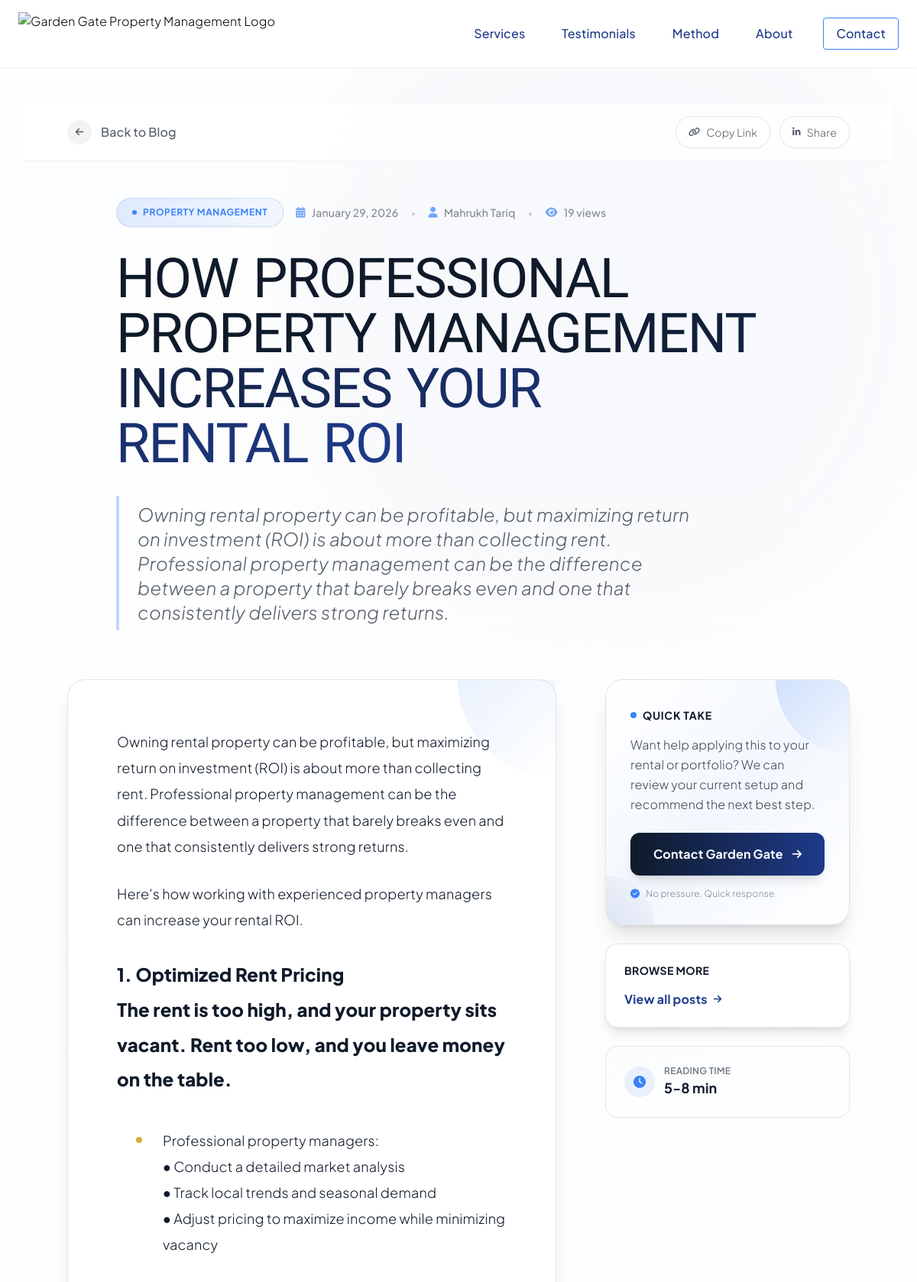
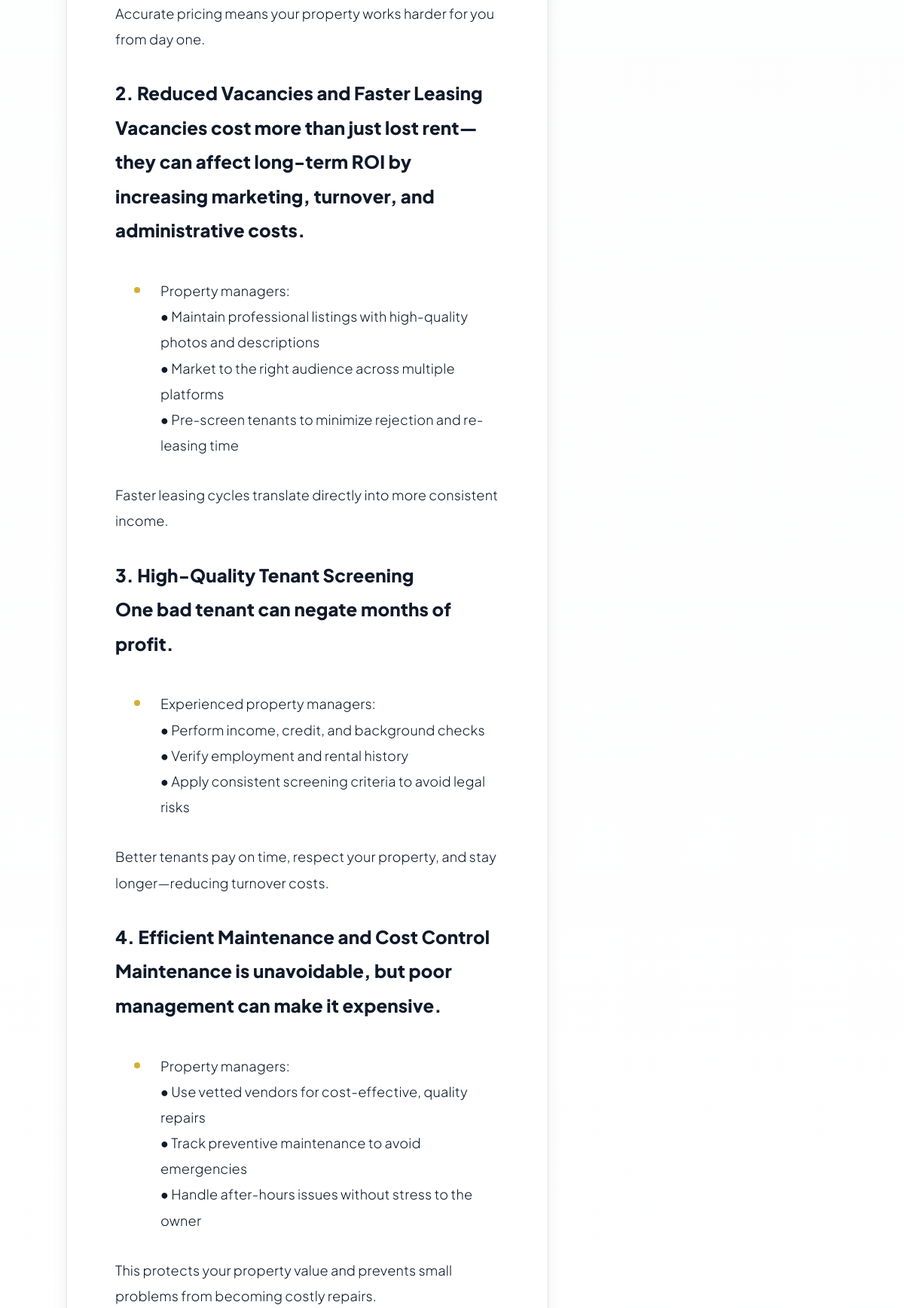
The app's page /blog/how-professional-property-management-increases-rental-roi/ (upper part) with its own data (2 pictures, top to bottom).
### myApp/models.py (models this page shows, shortened)
class BlogPost(models.Model):
    title = models.CharField(max_length=300, help_text="Blog post title")
    slug = models.SlugField(max_length=300, unique=True, help_text="URL-friendly version of title")
    excerpt = models.TextField(max_length=500, help_text="Short excerpt/preview text")
    content = models.TextField(help_text="Full blog post content")
    featured_image_url = models.URLField(blank=True, null=True, help_text="Featured image URL")
    featured_image_alt = models.CharField(max_length=200, blank=True, help_text="Featured image alt text")
    author_name = models.CharField(max_length=100, default="Mahrukh Tariq", help_text="Author name")
    published_date = models.DateTimeField(auto_now_add=True, help_text="Publication date")
    updated_date = models.DateTimeField(auto_now=True, help_text="Last update date")
    is_featured = models.BooleanField(default=False, help_text="Show in featured section")
    is_published = models.BooleanField(default=True, help_text="Published status")
    view_count = models.IntegerField(default=0, help_text="Number of views")
    order = models.IntegerField(default=0, help_text="Display order (lower numbers first)")
    class Meta:
        ordering = ['-published_date', 'order']
        verbose_name = "Blog Post"
        verbose_name_plural = "Blog Posts"

### myApp/views.py (the view)
# urls.py: path('blog/<slug:slug>/', views.blog_post_detail, name='blog_post_detail'),
def blog_post_detail(request, slug):
    post = get_object_or_404(BlogPost, slug=slug, is_published=True)
    post.view_count += 1
    post.save(update_fields=['view_count'])
    related_posts = BlogPost.objects.filter(is_published=True).exclude(id=post.id).order_by('-published_date')[:3]
    section_images = get_all_section_images()
    context = {
        'post': post,
        'related_posts': related_posts,
        'section_images': section_images,
    }
    return render(request, 'myApp/blog_post_detail.html', context)

### myApp/image_helpers.py (called while the page is built)
def get_all_section_images():
    sections = SectionImage.objects.all()
    result = {section.section_name: {
        'image_url': section.image_url or '',
        'image_alt': section.image_alt or '',
        'icon_url': section.icon_url or '',
        'background_image_url': section.background_image_url or '',
    } for section in sections}
    expected_sections = ['hero_background', 'hero_image', 'about_background', 'about_image', 'statistics_background']
    for section_name in expected_sections:
        if section_name not in result:
            result[section_name] = {
                'image_url': '',
                'image_alt': '',
                'icon_url': '',
                'background_image_url': '',
            }
    return result

### myApp/templates/myApp/blog_post_detail.html (shortened to what this page needs)
{% extends 'myApp/base.html' %}
{% block content %}
{% include 'myApp/partials/header.html' %}
<article class="relative min-h-screen bg-gradient-to-b from-warm-grey/40 via-white to-warm-grey/20">
  <div class="fixed inset-0 pointer-events-none overflow-hidden opacity-[0.02]">
    <div class="absolute top-0 right-0 w-[800px] h-[800px] bg-blue rounded-full blur-3xl"></div>
  </div>
  <div class="relative max-w-7xl mx-auto px-6 lg:px-8 pt-8 pb-24 lg:pt-12 lg:pb-32">
    <nav class="sticky top-0 z-50 mb-8 lg:mb-12 backdrop-blur-xl bg-white/80 border-b border-navy/5">
      <div class="max-w-5xl mx-auto flex items-center justify-between py-4">
        <a href="{% url 'home' %}#blog"
           class="group inline-flex items-center gap-3 text-navy/70 hover:text-navy transition-all duration-300 font-medium">
          <div class="w-8 h-8 rounded-full bg-navy/5 group-hover:bg-navy/10 flex items-center justify-center transition-all duration-300 group-hover:scale-110">
            <i class="fas fa-arrow-left text-xs"></i>
          </div>
          <span class="hidden sm:inline">Back to Blog</span>
        </a>
        <div class="flex items-center gap-3">
          <button
            onclick="navigator.clipboard.writeText('{{ request.build_absolute_uri }}'); this.innerHTML='<i class=\'fas fa-check text-xs\'></i> Copied'; setTimeout(() => this.innerHTML='<i class=\'fas fa-link text-xs\'></i> Copy', 2000);"
            class="group relative inline-flex items-center gap-2 rounded-full border border-navy/10 bg-white/80 backdrop-blur-sm px-4 py-2.5 text-sm text-navy/70 hover:text-navy hover:border-gold/30 hover:bg-gold/5 transition-all duration-300 shadow-sm hover:shadow-md">
            <i class="fas fa-link text-xs group-hover:scale-110 transition-transform"></i>
            <span class="hidden sm:inline">Copy Link</span>
          </button>
          <a href="https://www.linkedin.com/sharing/share-offsite/?url={{ request.build_absolute_uri }}"
             target="_blank"
             rel="noopener"
             class="group inline-flex items-center gap-2 rounded-full border border-navy/10 bg-white/80 backdrop-blur-sm px-4 py-2.5 text-sm text-navy/70 hover:text-navy hover:border-blue/30 hover:bg-blue/5 transition-all duration-300 shadow-sm hover:shadow-md">
            <i class="fab fa-linkedin-in text-xs group-hover:scale-110 transition-transform"></i>
            <span class="hidden sm:inline">Share</span>
          </a>
        </div>
      </div>
    </nav>
    <header class="max-w-4xl mx-auto mb-12 lg:mb-16 fade-in">
      <div class="flex items-center gap-4 mb-8">
        <span class="inline-flex items-center gap-2 rounded-full bg-gradient-to-r from-gold/15 via-gold/10 to-gold/5 border border-gold/20 text-gold px-5 py-2.5 text-xs font-bold uppercase tracking-wider shadow-sm">
          <span class="w-1.5 h-1.5 rounded-full bg-gold animate-pulse"></span>
          Property Management
        </span>
        <div class="flex items-center gap-4 text-sm text-navy/50">
          <span class="inline-flex items-center gap-2">
            <i class="fas fa-calendar-alt text-gold/70"></i>
            <span class="font-medium">{{ post.published_date|date:"F d, Y" }}</span>
          </span>
          <span class="text-navy/20">•</span>
          <span class="inline-flex items-center gap-2">
            <i class="fas fa-user text-gold/70"></i>
            <span class="font-medium">{{ post.author_name }}</span>
          </span>
          {% if post.view_count > 0 %}
          <span class="text-navy/20">•</span>
          <span class="inline-flex items-center gap-2">
            <i class="fas fa-eye text-gold/70"></i>
            <span class="font-medium">{{ post.view_count }} view{{ post.view_count|pluralize }}</span>
          </span>
          {% endif %}
        </div>
      </div>
      <h1 class="text-5xl md:text-6xl lg:text-7xl font-display font-normal text-navy leading-[1.1] tracking-tight mb-8 prevent-orphans">
        <span class="bg-gradient-to-r from-navy via-navy to-blue bg-clip-text text-transparent">
        </span>
      </h1>
      {% if post.excerpt %}
      <p class="text-xl md:text-2xl text-navy/70 leading-relaxed max-w-3xl font-light italic border-l-4 border-gold/30 pl-6 py-2">
        {{ post.excerpt }}
      </p>
      {% endif %}
    </header>
    <div class="max-w-5xl mx-auto grid lg:grid-cols-[1fr_320px] gap-12 lg:gap-16">
      <div class="min-w-0">
        <div class="relative rounded-3xl bg-white/90 backdrop-blur-sm border border-navy/10 shadow-xl p-8 md:p-12 lg:p-16 mb-12">
          <div class="absolute top-0 right-0 w-32 h-32 bg-gradient-to-br from-gold/10 to-transparent rounded-bl-full"></div>
          <div class="prose prose-xl max-w-none
                      prose-headings:font-display prose-headings:font-normal prose-headings:text-navy prose-headings:tracking-tight
                      prose-h1:text-4xl prose-h1:mt-12 prose-h1:mb-6 prose-h1:leading-tight
                      prose-h2:text-3xl prose-h2:mt-10 prose-h2:mb-5 prose-h2:leading-tight
                      prose-h3:text-2xl prose-h3:mt-8 prose-h3:mb-4 prose-h3:leading-tight
                      prose-p:text-navy/80 prose-p:text-lg prose-p:leading-relaxed prose-p:mb-6 prose-p:font-light
                      prose-a:text-blue prose-a:font-semibold prose-a:no-underline hover:prose-a:underline prose-a:transition-all
                      prose-strong:text-navy prose-strong:font-semibold
                      prose-em:text-navy/70 prose-em:italic
                      prose-ul:my-6 prose-ul:space-y-3
                      prose-ol:my-6 prose-ol:space-y-3
                      prose-li:text-navy/80 prose-li:text-lg prose-li:leading-relaxed
                      prose-li:marker:text-gold
                      prose-blockquote:border-l-4 prose-blockquote:border-gold/30 prose-blockquote:pl-6 prose-blockquote:py-4 prose-blockquote:my-8 prose-blockquote:bg-gold/5 prose-blockquote:rounded-r-lg
                      prose-blockquote:text-navy/70 prose-blockquote:italic prose-blockquote:text-lg">
            {{ post.content|safe|linebreaks }}
          </div>
        </div>
      </div>
      <aside class="lg:sticky lg:top-24 h-fit space-y-6">
        <div class="relative overflow-hidden rounded-3xl border border-navy/10 bg-gradient-to-br from-white via-gold/5 to-white shadow-xl p-8">
          <div class="absolute top-0 right-0 w-24 h-24 bg-gradient-to-br from-gold/20 to-transparent rounded-bl-full"></div>
          <div class="absolute bottom-0 left-0 w-16 h-16 bg-gradient-to-tr from-blue/10 to-transparent rounded-tr-full"></div>
          <div class="relative">
            <div class="inline-flex items-center gap-2 mb-4">
              <div class="w-2 h-2 rounded-full bg-gold animate-pulse"></div>
              <p class="text-sm font-bold text-navy uppercase tracking-wider">Quick Take</p>
            </div>
            <p class="text-base text-navy/80 leading-relaxed mb-6 font-light">
              Want help applying this to your rental or portfolio? We can review your current setup and recommend the next best step.
            </p>
            <a href="#contact"
               class="group relative inline-flex w-full items-center justify-center gap-3 rounded-xl bg-gradient-to-r from-navy via-blue to-navy bg-size-200 bg-pos-0 hover:bg-pos-100 px-6 py-4 text-white font-bold text-base transition-all duration-500 shadow-lg hover:shadow-xl hover:scale-[1.02]">
              <span>Contact Garden Gate</span>
              <i class="fas fa-arrow-right text-sm group-hover:translate-x-1 transition-transform"></i>
            </a>
            <div class="mt-4 flex items-center gap-2 text-xs text-navy/50">
              <i class="fas fa-check-circle text-gold"></i>
              <span>No pressure. Quick response.</span>
            </div>
          </div>
        </div>
        <div class="rounded-2xl border border-navy/10 bg-white/80 backdrop-blur-sm shadow-lg p-6">
          <p class="text-sm font-bold text-navy mb-4 uppercase tracking-wide">Browse More</p>
          <a href="{% url 'home' %}#blog"
             class="group inline-flex items-center gap-2 text-blue font-bold hover:text-navy transition-colors">
            <span>View all posts</span>
            <i class="fas fa-arrow-right text-xs group-hover:translate-x-1 transition-transform"></i>
          </a>
        </div>
        <div class="rounded-2xl border border-navy/10 bg-gradient-to-br from-warm-grey/50 to-white p-6">
          <div class="flex items-center gap-3">
            <div class="w-10 h-10 rounded-full bg-gold/10 flex items-center justify-center">
              <i class="fas fa-clock text-gold"></i>
            </div>
            <div>
              <p class="text-xs font-semibold text-navy/60 uppercase tracking-wide">Reading Time</p>
              <p class="text-lg font-bold text-navy">5-8 min</p>
            </div>
          </div>
        </div>
      </aside>
    </div>
  </div>
</article>
{% endblock %}

### myApp/templates/myApp/base.html (style rules this page uses)
* { scroll-behavior: smooth; }
body { font-family: 'Plus Jakarta Sans', sans-serif; font-weight: 300; letter-spacing: 0.01em; }
p, li, a, button, input, textarea { font-family: 'Plus Jakarta Sans', sans-serif; }
h1, h2, h3, h4, h5, h6 { font-family: 'Barlow Semi Condensed', sans-serif; font-weight: 400; letter-spacing: 0.01em; text-transform: uppercase; }
.fade-in { opacity: 0; transform: translateY(40px) scale(0.96); transition: opacity 1s cubic-bezier(0.16, 1, 0.3, 1), transform 1s cubic-bezier(0.16, 1, 0.3, 1); }
.fade-in.visible { opacity: 1; transform: translateY(0) scale(1); }
header { transition: all 0.4s cubic-bezier(0.4, 0, 0.2, 1); backdrop-filter: blur(10px); }
body { animation: pageFadeIn 0.6s ease-out; }
.prevent-orphans { text-wrap: balance; orphans: 2; widows: 2; word-spacing: 0.05em; }

### myApp/templates/myApp/blog_post_detail.html (style rules this page uses)
.fade-in { animation: fadeInUp 0.8s ease-out; }
.bg-size-200 { background-size: 200% 200%; }
.bg-pos-0 { background-position: 0% 0%; }
.prose { color: #0F1A2A; }
.prose p { margin-bottom: 1.75rem; line-height: 1.9; font-size: 1.125rem; }
.prose p { text-indent: 0; }
article .prose h1.numbered-heading, article .prose h2.numbered-heading, article .prose h3.numbered-heading, article .prose h4.numbered-heading, article .prose h5.numbered-heading, article .prose h6.numbered-heading, article .prose p.numbered-heading, .prose h1.numbered-heading, .prose h2.numbered-heading, .prose h3.numbered-heading, .prose h4.numbered-heading, .prose h5.numbered-heading, .prose h6.numbered-heading, .prose p.numbered-heading { font-weight: 800 !important; }
article .prose p.numbered-heading { font-size: 1.5rem !important; margin-top: 2rem !important; margin-bottom: 1rem !important; }
html { scroll-behavior: smooth; }

### records on screen
BlogPost: published_date "January 29, 2026", author_name "Mahrukh Tariq", view_count "19", excerpt "Owning rental property can be profitable, but maximizing return on investment (ROI) is about more than collecting rent. Professional property management can be the difference between a property that barely breaks even and one that consistently delivers strong returns.", content "Owning rental property can be profitable, but maximizing return on investment (ROI) is about more than collecting rent. Professional property management can be the difference between a property that barely breaks even and one that consistently delivers strong returns. Here's how working with experienced property managers can increase your rental ROI. 1. Optimized Rent Pricing The rent is too high, and your property sits vacant. Rent too low, and you leave money on the table. Professional property managers: ● Conduct a detailed market analysis ● Track local trends and seasonal demand ● Adjust pricing to maximize income while minimizing vacancy Accurate pricing means your property works…"
